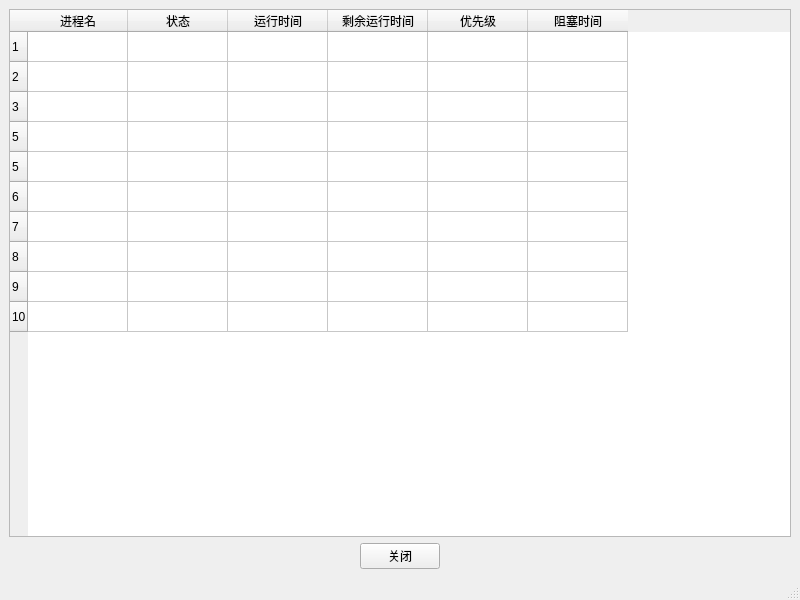
<?xml version="1.0" encoding="UTF-8"?>
<ui version="4.0">
 <class>condition</class>
 <widget class="QMainWindow" name="condition">
  <property name="geometry">
   <rect>
    <x>0</x>
    <y>0</y>
    <width>800</width>
    <height>600</height>
   </rect>
  </property>
  <property name="windowTitle">
   <string>MainWindow</string>
  </property>
  <widget class="QWidget" name="centralwidget">
   <layout class="QGridLayout" name="gridLayout">
    <item row="1" column="0">
     <spacer name="horizontalSpacer">
      <property name="orientation">
       <enum>Qt::Horizontal</enum>
      </property>
      <property name="sizeHint" stdset="0">
       <size>
        <width>342</width>
        <height>20</height>
       </size>
      </property>
     </spacer>
    </item>
    <item row="1" column="1">
     <widget class="QPushButton" name="exit">
      <property name="text">
       <string>关闭</string>
      </property>
     </widget>
    </item>
    <item row="1" column="2">
     <spacer name="horizontalSpacer_2">
      <property name="orientation">
       <enum>Qt::Horizontal</enum>
      </property>
      <property name="sizeHint" stdset="0">
       <size>
        <width>342</width>
        <height>20</height>
       </size>
      </property>
     </spacer>
    </item>
    <item row="0" column="0" colspan="3">
     <widget class="QTableWidget" name="output">
      <row>
       <property name="text">
        <string>1</string>
       </property>
      </row>
      <row>
       <property name="text">
        <string>2</string>
       </property>
      </row>
      <row>
       <property name="text">
        <string>3</string>
       </property>
      </row>
      <row>
       <property name="text">
        <string>5</string>
       </property>
      </row>
      <row>
       <property name="text">
        <string>5</string>
       </property>
      </row>
      <row>
       <property name="text">
        <string>6</string>
       </property>
      </row>
      <row>
       <property name="text">
        <string>7</string>
       </property>
      </row>
      <row>
       <property name="text">
        <string>8</string>
       </property>
      </row>
      <row>
       <property name="text">
        <string>9</string>
       </property>
      </row>
      <row>
       <property name="text">
        <string>10</string>
       </property>
      </row>
      <column>
       <property name="text">
        <string>进程名</string>
       </property>
      </column>
      <column>
       <property name="text">
        <string>状态</string>
       </property>
      </column>
      <column>
       <property name="text">
        <string>运行时间</string>
       </property>
      </column>
      <column>
       <property name="text">
        <string>剩余运行时间</string>
       </property>
      </column>
      <column>
       <property name="text">
        <string>优先级</string>
       </property>
      </column>
      <column>
       <property name="text">
        <string>阻塞时间</string>
       </property>
      </column>
     </widget>
    </item>
   </layout>
  </widget>
  <widget class="QMenuBar" name="menubar">
   <property name="geometry">
    <rect>
     <x>0</x>
     <y>0</y>
     <width>800</width>
     <height>21</height>
    </rect>
   </property>
  </widget>
  <widget class="QStatusBar" name="statusbar"/>
 </widget>
 <resources/>
 <connections/>
</ui>
